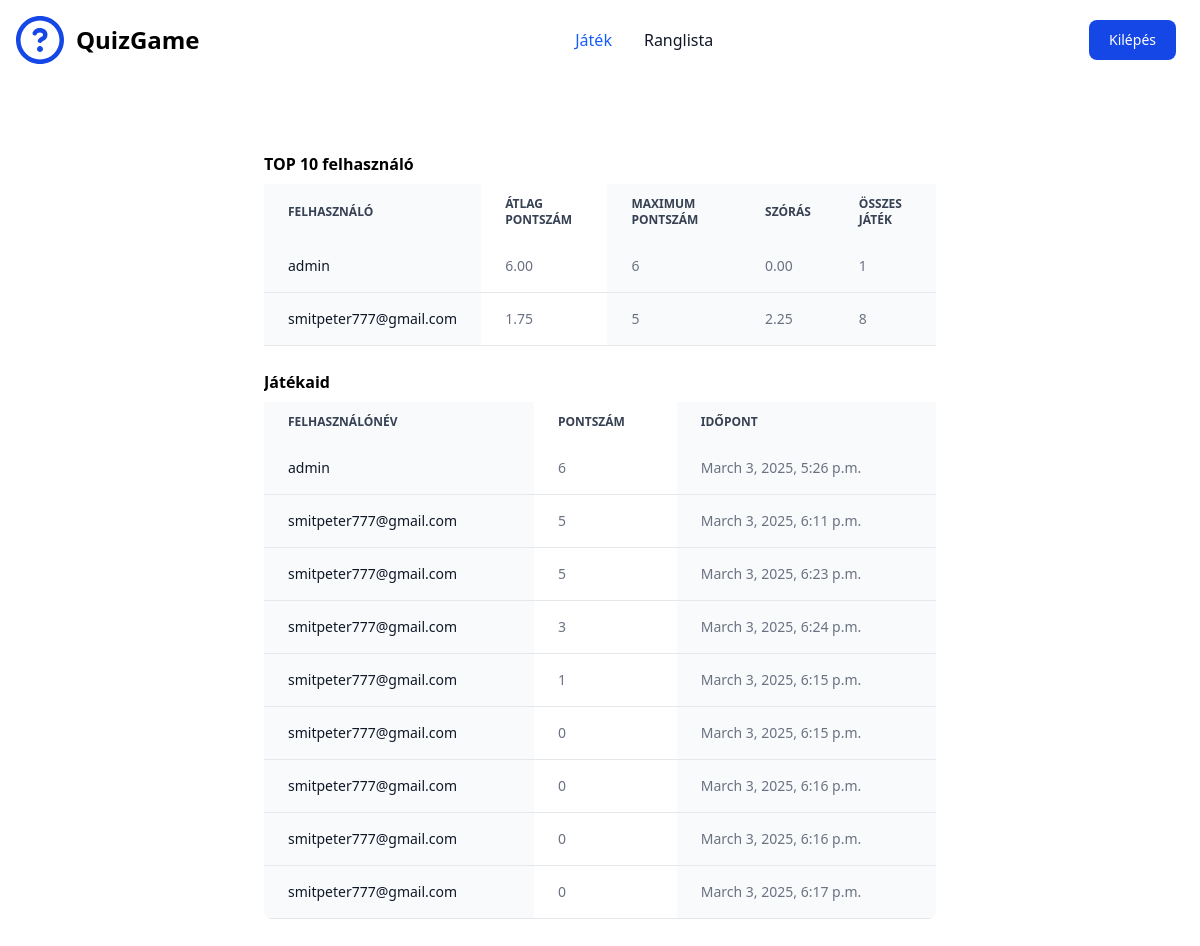
The page /ranking/ (signed in) on the database its author committed.
### quiz/models.py (models this page shows, shortened)
class Score(models.Model):
    user = models.ForeignKey(settings.AUTH_USER_MODEL, on_delete=models.CASCADE)
    score = models.IntegerField()
    created_at = models.DateTimeField(auto_now_add=True)

### quiz/views.py (the view)
# urls.py: path('ranking/', views.ranking, name='ranking'),
def ranking(request):
    scores = Score.objects.all().order_by("-score")
    df = pd.DataFrame(list(scores.values("user__username", "score")))
    if not df.empty:
        stats = df.groupby("user__username")["score"].agg(
            avg_score="mean",
            max_score="max",
            std_score="std",
            count="count"
        ).reset_index()
        stats["std_score"].fillna(0, inplace=True)
        stats = stats.sort_values("avg_score", ascending=False).head(10)
    else:
        stats = pd.DataFrame(columns=["user__username", "avg_score", "max_score", "std_score", "count"])
    return render(request, 'ranking.html', {"scores": scores, "stats": stats.to_dict(orient="records")})

### quiz/templates/ranking.html (shortened to what this page needs)
{% extends 'base.html' %}
{% block content %}
<div class="max-w-2xl mx-auto py-12">
<div class="relative overflow-x-auto sm:rounded-lg">
     <h3 class="mb-2 font-bold">TOP 10 felhasználó</h3>
    <table class="w-full text-sm text-left rtl:text-right text-gray-500 dark:text-gray-400">
        <thead class="text-xs text-gray-700 uppercase dark:text-gray-400">
            <tr>
                <th scope="col" class="px-6 py-3 bg-gray-50 dark:bg-gray-800">
                    Felhasználó
                </th>
                <th scope="col" class="px-6 py-3">
                    Átlag pontszám
                </th>
                <th scope="col" class="px-6 py-3 bg-gray-50 dark:bg-gray-800">
                    Maximum pontszám
                </th>
                <th scope="col" class="px-6 py-3 bg-gray-50 dark:bg-gray-800">
                    Szórás
                </th>
                 <th scope="col" class="px-6 py-3 bg-gray-50 dark:bg-gray-800">
                    Összes játék
                </th>
            </tr>
        </thead>
        <tbody>
        {% for stat in stats %}
        <tr class="border-b border-gray-200 dark:border-gray-700">
                <th scope="row" class="px-6 py-4 font-medium text-gray-900 whitespace-nowrap bg-gray-50 dark:text-white dark:bg-gray-800">
                    {{ stat.user__username }}
                </th>
                <td class="px-6 py-4">
                    {{ stat.avg_score|floatformat:2 }}
                </td>
                <td class="px-6 py-4 bg-gray-50 dark:bg-gray-800">
                    {{ stat.max_score }}
                </td>
            <td class="px-6 py-4 bg-gray-50 dark:bg-gray-800">
                    {{ stat.std_score|floatformat:2 }}
                </td>
            <td class="px-6 py-4 bg-gray-50 dark:bg-gray-800">
                    {{ stat.count }}
                </td>
            </tr>
        {% endfor %}
        </tbody>
    </table>
    <h3 class="mt-6 mb-2 font-bold">Játékaid</h3>
    <table class="w-full text-sm text-left rtl:text-right text-gray-500 dark:text-gray-400">
        <thead class="text-xs text-gray-700 uppercase dark:text-gray-400">
            <tr>
                <th scope="col" class="px-6 py-3 bg-gray-50 dark:bg-gray-800">
                    Felhasználónév
                </th>
                <th scope="col" class="px-6 py-3">
                    Pontszám
                </th>
                <th scope="col" class="px-6 py-3 bg-gray-50 dark:bg-gray-800">
                    Időpont
                </th>
            </tr>
        </thead>
        <tbody>
        {% for score in scores %}
        <tr class="border-b border-gray-200 dark:border-gray-700">
                <th scope="row" class="px-6 py-4 font-medium text-gray-900 whitespace-nowrap bg-gray-50 dark:text-white dark:bg-gray-800">
                    {{ score.user.username }}
                </th>
                <td class="px-6 py-4">
                    {{ score.score }}
                </td>
                <td class="px-6 py-4 bg-gray-50 dark:bg-gray-800">
                     {{ score.created_at }}
                </td>
            </tr>
        {% endfor %}
        </tbody>
    </table>
</div>
</div>
{% endblock %}

### quiz/templates/base.html (shortened to what this page needs)
<!DOCTYPE html>
{% load unicorn %}
<html lang="hu">
<head>
    <script src="https://unpkg.com/@tailwindcss/browser@4"></script>
</head>
<body>
   <div id="app">
        {% block header %}
        {% include 'components/header.html' %}
    {% endblock %}
    <div class="max-w-screen-xl mx-auto p-6">
        {% block content %}{% endblock %}
    </div>
   </div>
</body>
</html>

### quiz/templates/components/header.html (shortened to what this page needs)
<nav class="bg-white border-gray-200 dark:bg-gray-900">
    <div class="flex flex-wrap items-center justify-between max-w-screen-xl mx-auto p-4">
        <a href="/" class="flex items-center space-x-3 rtl:space-x-reverse">
            <span class="self-center text-2xl font-semibold whitespace-nowrap dark:text-white">QuizGame</span>
        </a>
        <div class="flex items-center md:order-2 space-x-1 md:space-x-2 rtl:space-x-reverse">
            {% if user.is_authenticated %}
            <form action="{% url 'logout' %}" method="post" class="inline">
                <button type="submit"
                        class="text-white bg-blue-700 hover:bg-blue-800 focus:ring-4 focus:ring-blue-300 font-medium rounded-lg text-sm px-4 py-2 md:px-5 md:py-2.5 dark:bg-blue-600 dark:hover:bg-blue-700 focus:outline-none dark:focus:ring-blue-800">
                    Kilépés
                </button>
            </form>
            {% endif %}
        </div>
        <div id="mega-menu" class="items-center justify-between hidden w-full md:flex md:w-auto md:order-1">
            <ul class="flex flex-col mt-4 font-medium md:flex-row md:mt-0 md:space-x-8 rtl:space-x-reverse">
                <li>
                    <a href="/game"
                       class="block py-2 px-3 text-blue-600 border-b border-gray-100 hover:bg-gray-50 md:hover:bg-transparent md:border-0 md:hover:text-blue-600 md:p-0 dark:text-blue-500 md:dark:hover:text-blue-500 dark:hover:bg-gray-700 dark:hover:text-blue-500 md:dark:hover:bg-transparent dark:border-gray-700"
                       aria-current="page">Játék</a>
                </li>
                <li>
                    <a href="/ranking"
                       class="block py-2 px-3 text-gray-900 border-b border-gray-100 hover:bg-gray-50 md:hover:bg-transparent md:border-0 md:hover:text-blue-600 md:p-0 dark:text-white md:dark:hover:text-blue-500 dark:hover:bg-gray-700 dark:hover:text-blue-500 md:dark:hover:bg-transparent dark:border-gray-700">Ranglista</a>
                </li>
            </ul>
        </div>
    </div>
</nav>

### rows shown on the page
Score: user.username "admin", score "6", created_at "March 3, 2025, 5:26 p.m."
Score: user.username "smitpeter777@gmail.com", score "5", created_at "March 3, 2025, 6:11 p.m."
Score: user.username "smitpeter777@gmail.com", score "5", created_at "March 3, 2025, 6:23 p.m."
Score: user.username "smitpeter777@gmail.com", score "3", created_at "March 3, 2025, 6:24 p.m."
Score: user.username "smitpeter777@gmail.com", score "1", created_at "March 3, 2025, 6:15 p.m."
Score: user.username "smitpeter777@gmail.com", score "0", created_at "March 3, 2025, 6:15 p.m."
Score: user.username "smitpeter777@gmail.com", score "0", created_at "March 3, 2025, 6:16 p.m."
Score: user.username "smitpeter777@gmail.com", score "0", created_at "March 3, 2025, 6:16 p.m."
Score: user.username "smitpeter777@gmail.com", score "0", created_at "March 3, 2025, 6:17 p.m."

### other values the page prints
{{ stat.user__username }} "admin" "smitpeter777@gmail.com"
{{ stat.avg_score|floatformat:2 }} "6.00" "1.75"
{{ stat.max_score }} "6" "5"
{{ stat.std_score|floatformat:2 }} "0.00" "2.25"
{{ stat.count }} "1" "8"
